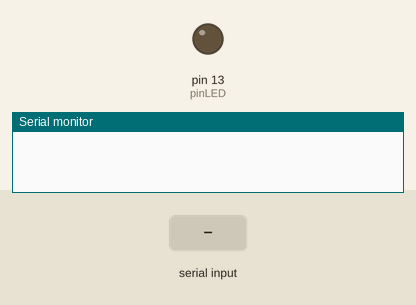
Simulated run of this sketch. Board: Arduino Uno, built with avr-gcc and run on an emulated ATmega328P. Shown: output pins drawn as LEDs (lit = HIGH), the last lines printed to the serial monitor. The inputs (shaded band) are chosen by the test bench.

Above: at 1.2 s.
1.3 s: "0" received over Serial
At 1.7 s:
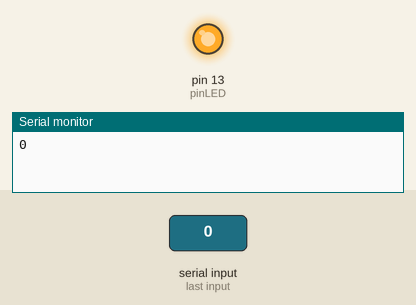
Timing chart, 0 to 4.3 s (numbered marks = the images above; inputs shaded):
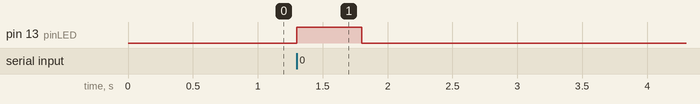

The sketch:

ArduinoSerial.ino
```cpp
const int pinLED = 13;

void setup(){
   Serial.begin(9600);
   pinMode(pinLED, OUTPUT);
}

char moves[7][7];
char option;

void loop(){
  if (Serial.available()>0){
    option = Serial.read();
    Serial.println(option);
    if(option == '0'){
      digitalWrite(pinLED, HIGH);
      delay(500);
      digitalWrite(pinLED, LOW);
      delay(200);
    }
  }
}
```

Measured:
- after the input at 1.3 s, pin 13 (pinLED): LOW → HIGH at once, → LOW 0.50 s later
